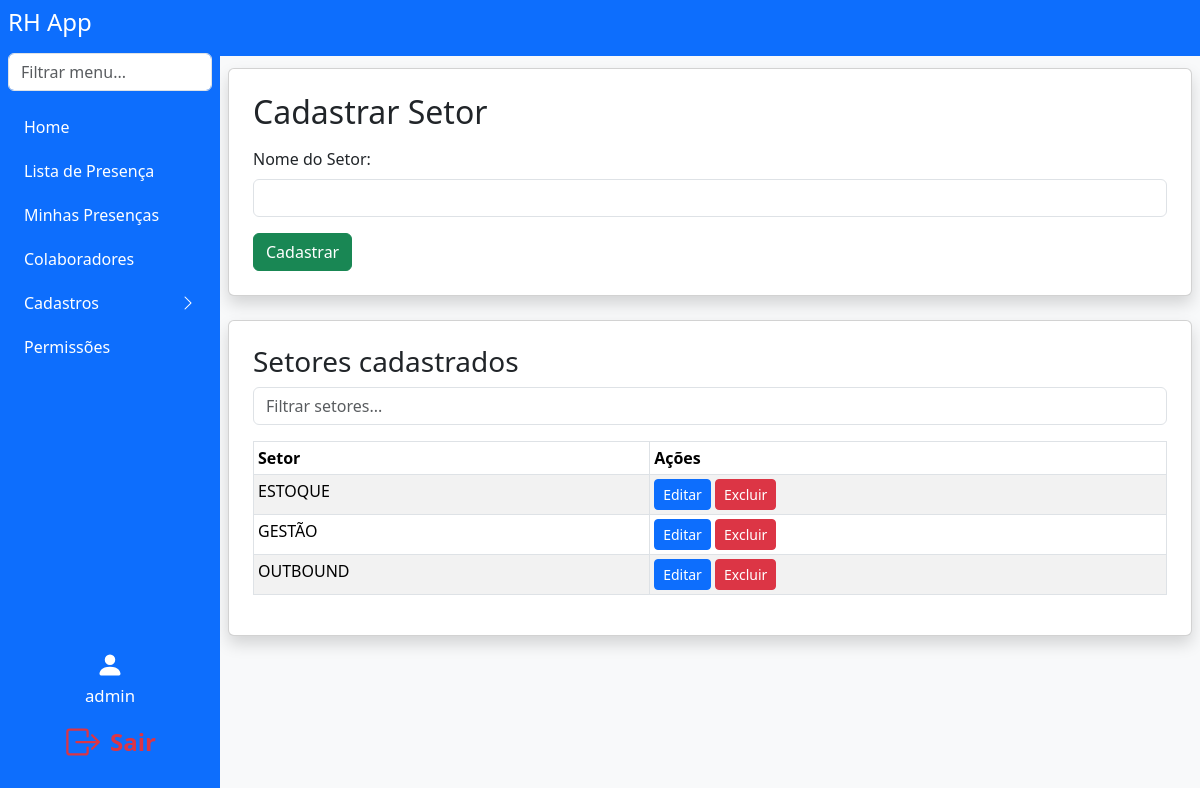
Screenshot of /register_sector (signed in) with the database file from the repository.
### models.py (models this page shows)
class User(db.Model):
    id = db.Column(db.Integer, primary_key=True)
    username = db.Column(db.String(150), unique=True, nullable=False)
    password = db.Column(db.String(150), nullable=False)
    company_id = db.Column(db.Integer, db.ForeignKey('company.id'), nullable=True)
    role = db.Column(db.String(50), nullable=False, default='user')
    all_companies = db.Column(db.Boolean, default=False)
    setor = db.Column(db.String(100), nullable=True)
    turno = db.Column(db.String(50), nullable=True)
    all_setores = db.Column(db.Boolean, default=False)
    all_turnos = db.Column(db.Boolean, default=False)
    setor_id = db.Column(db.Integer, db.ForeignKey('setor.id'))
    setor = db.relationship('Setor')

class Setor(db.Model):
    id = db.Column(db.Integer, primary_key=True)
    nome = db.Column(db.String(100), unique=True, nullable=False)

### app.py (the view, shortened to what this page needs)
@app.route('/register_sector', methods=['GET', 'POST'])
def register_sector():
    if g.user is None:
        return redirect(url_for('login'))
    if not has_permission(g.user, 'can_access_register_sector'):
        flash('Sem acesso. Entre em contato: analiseoperacional.extrema@luftsolutions.com.br')
        return redirect(url_for('index'))
    setores = Setor.query.all()
    return render_template('register_sector.html', user=g.user, setores=setores)

### app.py (called while the page is built)
@app.before_request
def load_logged_in_user():
    user_id = session.get('user_id')
    g.user = None
    if user_id is not None:
        g.user = User.query.get(user_id)

def has_permission(user, perm_field):
    if user.role == 'master' or user.username == MASTER_USER:
        return True
    perm = Permission.query.filter_by(role=user.role).first()
    return getattr(perm, perm_field, False) if perm else False

### templates/register_sector.html (shortened to what this page needs)
<!DOCTYPE html>
<html lang="pt-br">
<head>
    <link href="https://cdn.jsdelivr.net/npm/bootstrap@5.3.3/dist/css/bootstrap.min.css" rel="stylesheet">
</head>
<body class="bg-light">
    {% extends "navbar.html" %}
    {% block content %}
    <div class="card shadow p-4 mb-4">
        <div class="d-flex justify-content-between align-items-center mb-3">
            <h2 class="mb-0">Cadastrar Setor</h2>
        </div>
        <form method="POST">
            <div class="mb-3">
                <label for="setor" class="form-label">Nome do Setor:</label>
                <input type="text" id="setor" name="setor" class="form-control" required>
            </div>
            <button type="submit" class="btn btn-success">Cadastrar</button>
        </form>
    </div>
    <div class="card shadow p-4 mb-4">
        <h3>Setores cadastrados</h3>
        <div class="mb-3">
            <input type="text" class="form-control" id="filtroSetor" placeholder="Filtrar setores...">
        </div>
        <div class="table-responsive">
            <table class="table table-striped table-bordered table-sm" id="tabelaSetores">
                <thead>
                    <tr>
                        <th>Setor</th>
                        <th>Ações</th>
                    </tr>
                </thead>
                <tbody>
                    {% for s in setores %}
                    <tr>
                        <td>{{ s.nome }}</td>
                        <td>
                            <a href="{{ url_for('edit_sector', setor_id=s.id) }}" class="btn btn-sm btn-primary">Editar</a>
                            <form method="POST" action="{{ url_for('delete_sector', setor_id=s.id) }}" style="display:inline;" onsubmit="return confirm('Deseja excluir este setor?');">
                                <button type="submit" class="btn btn-sm btn-danger">Excluir</button>
                            </form>
                        </td>
                    </tr>
                    {% endfor %}
                </tbody>
            </table>
        </div>
    </div>
    {% endblock %}

### templates/navbar.html (shortened to what this page needs)
<nav class="navbar navbar-expand-lg navbar-dark bg-primary">
  <div class="container-fluid">
    <a class="navbar-brand" href="{{ url_for('index') }}">AppRH</a>
  </div>
</nav>
      {% set pode_cadastro = (
        has_permission(user, 'can_access_register_person') or
        has_permission(user, 'can_access_register_company') or
        has_permission(user, 'can_access_register_sector')
      ) %}
<div class="d-flex">
  <nav class="sidebar bg-primary text-white p-2 d-flex flex-column"
       style="width: 220px; min-width: 220px; max-width: 220px; height: 100vh; position: fixed; left: 0; top: 0; bottom: 0; z-index: 1040; overflow-y: auto;">
    <h4 class="mb-3">RH App</h4>
    <input class="form-control mb-3" type="text" id="menuSearch" placeholder="Filtrar menu...">
    <ul class="nav flex-column" id="sidebarMenu">
      {% if user and has_permission(user, 'can_access_index') %}
      <li class="nav-item mb-1">
        <a class="nav-link text-white" href="{{ url_for('index') }}">Home</a>
      </li>
      {% endif %}
      {% if user and has_permission(user, 'can_access_lista_presenca') %}
      <li class="nav-item mb-1">
        <a class="nav-link text-white" href="{{ url_for('lista_presenca') }}">Lista de Presença</a>
      </li>
      <li class="nav-item mb-1">
        <a class="nav-link text-white" href="{{ url_for('minhas_presencas') }}">Minhas Presenças</a>
      </li>
      {% endif %}
      {% if user and has_permission(user, 'can_access_colaboradores') %}
      <li class="nav-item mb-1">
        <a class="nav-link text-white" href="{{ url_for('colaboradores') }}">Colaboradores</a>
      </li>
      {% endif %}
      {% set pode_cadastro = (
        has_permission(user, 'can_access_register_person') or
        has_permission(user, 'can_access_register_company') or
        has_permission(user, 'can_access_register_sector')
      ) %}
      {% if user and pode_cadastro %}
      <li class="nav-item mb-1">
        <a class="nav-link text-white d-flex justify-content-between align-items-center"
           data-bs-toggle="collapse"
           href="#cadastrosCollapse"
           role="button"
           aria-expanded="false"
           aria-controls="cadastrosCollapse"
           id="cadastrosToggle">
          Cadastros
          <span id="cadastrosIcon" class="bi bi-chevron-right"></span>
        </a>
      </li>
      {% endif %}
      {% if user and (user.role == 'admin' or user.role == 'master' or user.username == 'luftsolutions.extrema') %}
      <li class="nav-item mb-1">
        <a class="nav-link text-white" href="{{ url_for('permissions') }}">Permissões</a>
      </li>
      {% endif %}
    </ul>
    <div class="mt-auto d-flex flex-column justify-content-end align-items-center"
         style="height: 180px; width: 100%; padding-bottom: 24px;">
      {% if user %}
        <div class="mb-2 w-100 d-flex align-items-center justify-content-center flex-column">
          <span class="mb-1" style="font-size: 1.1rem;">
            <svg xmlns="http://www.w3.org/2000/svg" width="28" height="28" fill="#fff" class="bi bi-person-fill" viewBox="0 0 16 16" style="vertical-align:middle;">
              <path d="M3 14s-1 0-1-1 1-4 6-4 6 3 6 4-1 1-1 1H3zm5-6a3 3 0 1 0 0-6 3 3 0 0 0 0 6z"/>
            </svg>
          </span>
          <span style="font-size: 1.05rem;">{{ user.username }}</span>
        </div>
        <a href="{{ url_for('logout') }}" title="Sair"
           class="btn btn-lg w-100 d-flex align-items-center justify-content-center"
           style="background: none; border: none; color: #dc3545; font-size: 1.5rem;">
          <span style="color:#dc3545; font-weight:600;">Sair</span>
        </a>
      {% endif %}
    </div>
  </nav>
  <div class="flex-grow-1" style="min-height: 100vh; padding: 12px 8px 8px 8px; margin-left: 220px;">
    {% block content %}{% endblock %}
  </div>
</div>
<link rel="stylesheet" href="https://cdn.jsdelivr.net/npm/bootstrap-icons@1.11.3/font/bootstrap-icons.min.css">

### rows the page displays
User: username "admin"
Setor: nome "ESTOQUE"
Setor: nome "GESTÃO"
Setor: nome "OUTBOUND"
